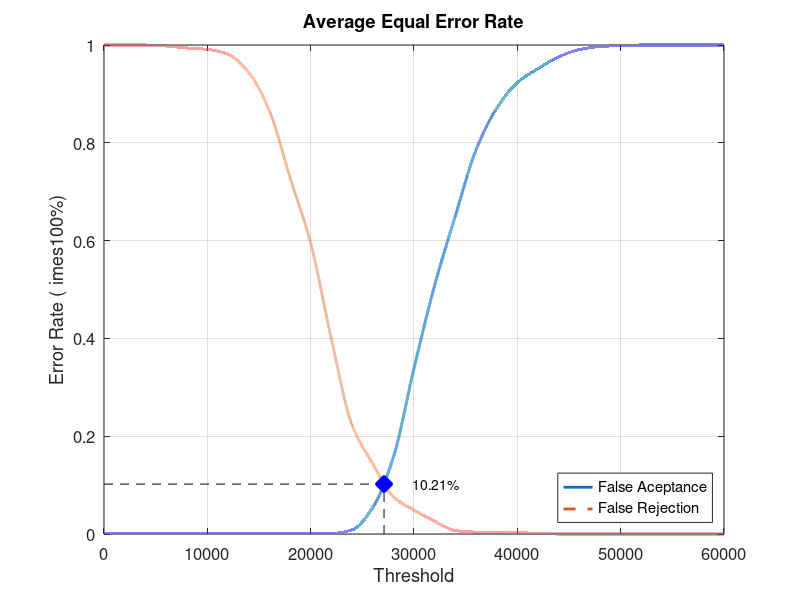
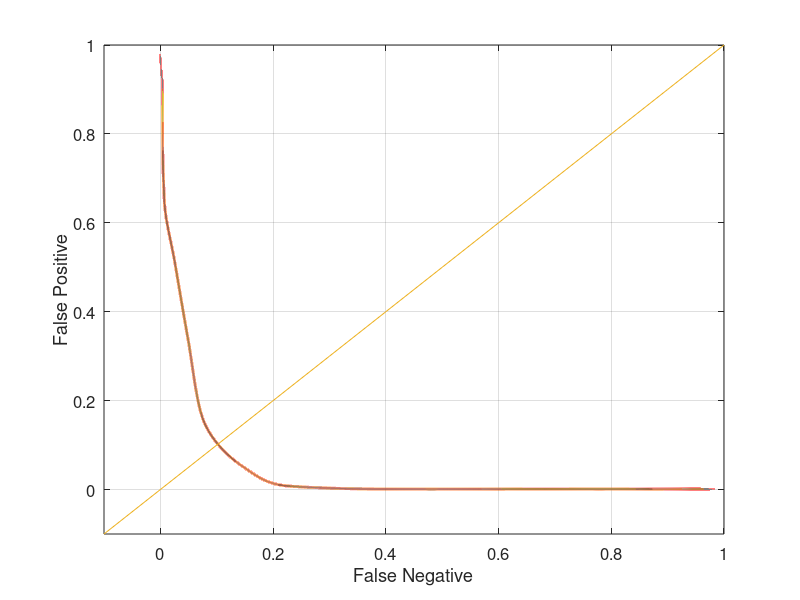

Recreate these plots in MATLAB, in order.
close all;
clear;
clc;
x = 0:2000:60000;
xq = 0:0.5:60000;

y0 = [0 0.00105263 0.00105263 0.00105263 0.00105263 0.00105263 0.00105263 0.00105263 0.00105263 0.00105263 0.00105263 0.00105263 0.00842105 0.0536842 0.156842 0.338947 0.508421 0.650526 0.785263 0.870526 0.923158 0.951579 0.975789 0.990526 0.996842 0.998947 1 1 1 1 1]
yy0 = interp1(x, y0, xq, 'pchip');
y1 = [1 1 1 0.998 0.994 0.991 0.981 0.944 0.866 0.729 0.595 0.399 0.223 0.144 0.076 0.049 0.026 0.007 0.004 0.004 0.003 0.001 0 0 0 0 0 0 0 0 0]
yy1 = interp1(x, y1, xq, 'pchip');

% Calculating EER: 
y2 = abs(y0 - y1);
find(y2 == min(y2))
yy2 = abs(yy0 - yy1);
xEER = find(yy2 == min(yy2));
xEERIndex = xq(xEER) % X-axis EER
yEER = yy0(xEER) % Y-axis EER

main = figure
plot(xq, yy0,'-','LineWidth', 2);	hold on
plot(xq, yy1,'--','LineWidth', 2);	hold on
plot([xEERIndex xEERIndex], [0 yEER], 'k--');	hold on
plot([0 xEERIndex], [yEER yEER], 'k--');	hold on
plot(xEERIndex, yEER, 'bx', 'LineWidth', 10);	hold on
text(xEERIndex + 10 * xEERIndex / 100, yEER, [num2str(round((10000 * yEER)) / 100) '%'])
legend('False Aceptance', 'False Rejection', 'Location', 'SouthEast')
xlabel('Threshold')
ylabel('Error Rate (	imes100%)')
title('Average Equal Error Rate')
set(gca, 'FontSize', 12)
axis([0 60000 0 1])
grid on

print(main, 'Database4AverageMain', '-dpng');
FNRxFPR = figure('Color', [1 1 1]);
plot(yy1, yy0, '-', yy1, yy0, 'LineWidth', 2);
hold on
y = -0.1:0.1:1
plot(y, y); 
set(gca, 'FontSize', 12)
xlabel('False Negative')
ylabel('False Positive')
axis([-0.1 1 -0.1 1])
set(gca, 'FontSize', 12)
grid on

print(FNRxFPR, 'Database4AverageFNRxFPR','-dpng');
